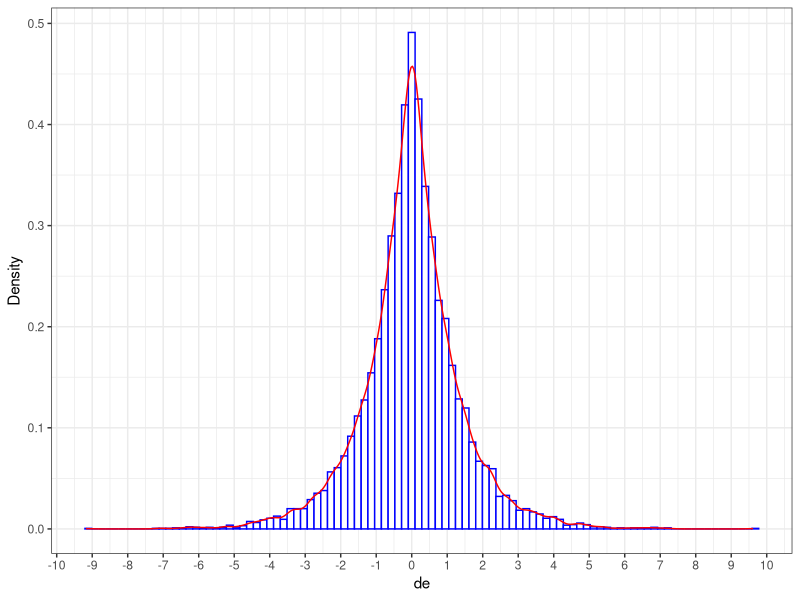
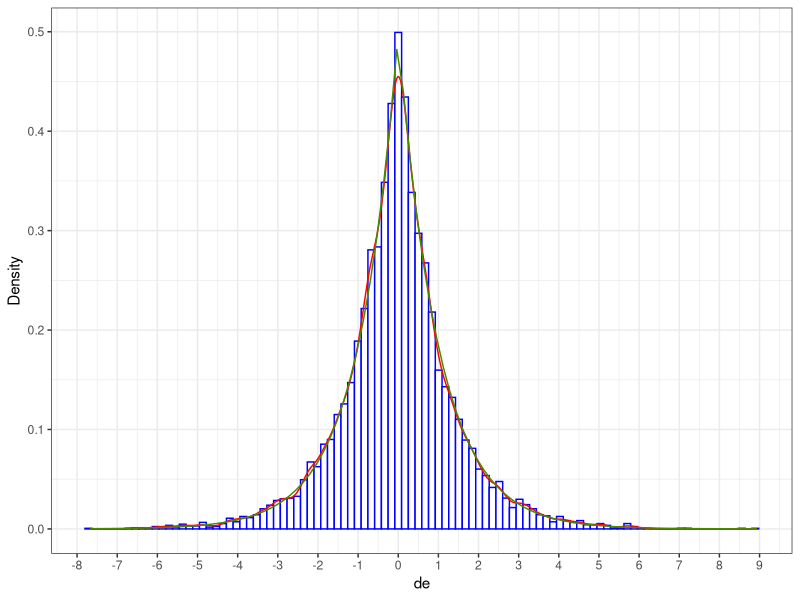
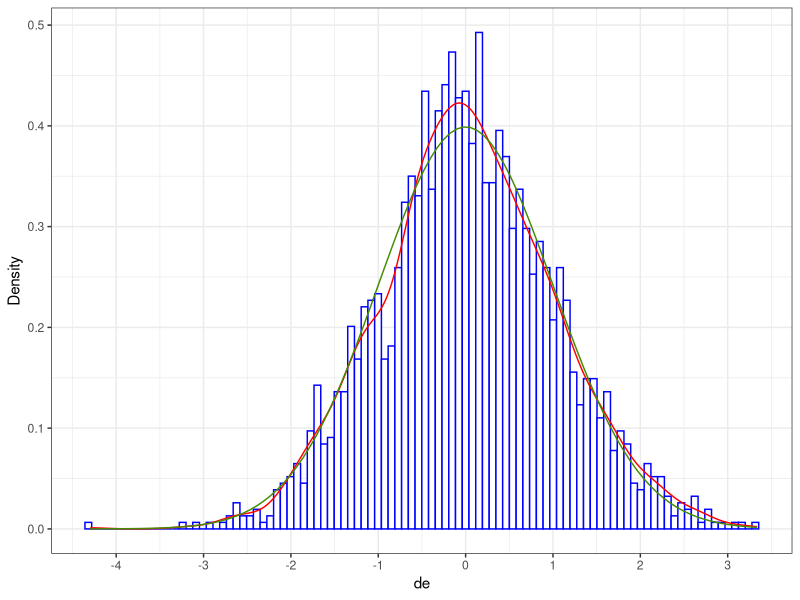

These charts were generated, in order, by the following R code:
## ---- chunk 1
knitr::opts_chunk$set(echo = TRUE)
library(ggplot2)
## ---- chunk 2
set.seed(12345)

x <- runif(n=10000, min=0, max=1)
data <- data.frame(unif=x)
## ---- chunk 3

de_distribution = function(m, a, u){
  result <- m-(1/a)*sign(u-0.5)*log(1-2*abs(u-0.5))
  #result <- m-sign(u-0.5)*1/a*log(1+sign(u-0.5)-sign(u-0.5)*2*u)
  return(result)
}

data_de = data.frame(de = de_distribution(0,1, x))

ggplot(data = data_de, aes(x = de)) + 
  geom_histogram(bins = 100, color = "blue", fill = "white", aes(y=..density..))+
  geom_density(colour = "red")+
  ylab("Density")+
  scale_x_continuous(breaks = -10:10)+
  theme_bw()

## ---- chunk 4
DE <- function(x) 0.5 * exp(-abs(x))
DE_CDF <- function(x){
  if (x > 0) return(1 - 0.5 * exp(1)^(-x))
  else return(0.5 * exp(1)^x)
}
DE_CDF_invers <- function(y){
  res_pos <- -log(2-2*y)
  if(res_pos > 0) return(res_pos)
  else return(log(2*y))
}
CDF_mehtod <- function(n){
  U <- runif(n)
  return(sapply(U, DE_CDF_invers))
}

data_de = data.frame(de = CDF_mehtod(10000))

ggplot(data = data_de, aes(x = de)) + 
  geom_histogram(bins = 100, color = "blue", fill = "white", aes(y=..density..))+
  geom_density(colour = "red")+
  stat_function(fun = DE, color = "chartreuse4") +
  ylab("Density")+
  scale_x_continuous(breaks = -10:10)+
  theme_bw()

## ---- chunk 5
rnorm_acc_rej <- function(n){
  DE <- function(x) 0.5 * exp(-abs(x))
  m <- 2 / sqrt(2 * pi) * exp(0.5)
  X <- c()
  counter <- 0
  while (length(X) != n) {
    counter <- counter + 1
    U <- runif(1)
    Y <- CDF_mehtod(1)
    if (U <= dnorm(Y) / (m * DE(Y))) {
      X <- append(X, Y)
    }
  }
  return(list("rnumbers" = X, "rej_rate" = 1 - (n / counter)))
}

data_de = data.frame(de = rnorm_acc_rej(2000)$rnumbers)

ggplot(data = data_de, aes(x = de)) + 
  geom_histogram(bins = 100, color = "blue", fill = "white", aes(y=..density..))+
  geom_density(colour = "red")+
  stat_function(fun = dnorm, color = "chartreuse4") +
  ylab("Density")+
  scale_x_continuous(breaks = -10:10)+
  theme_bw()

## ---- chunk 6
paste0(as.character(round(rnorm_acc_rej(50000)$rej_rate * 100, 2)), "%")
